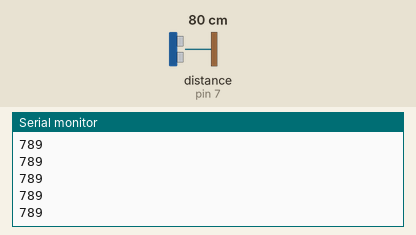
The sketch below on a simulated Arduino Uno, built with avr-gcc and run on an emulated ATmega328P. On the bench: the last lines printed to the serial monitor. Wiring (inferred from the names in the program): ultrasonic range finder: trigger pin 6; echo pin 7. The inputs (shaded band) are chosen by the test bench; at power-on: distance to the obstacle (sensor on pin 7) 80 cm. The echo pulse lasts 58.3 µs per cm.

Above: at 1.2 s.
1.3 s: distance to the obstacle (sensor on pin 7) set to 2 cm
At 1.38 s:
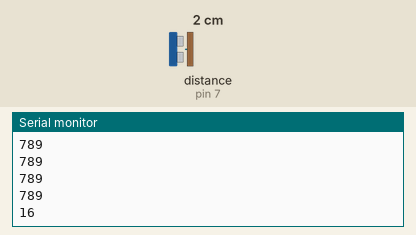
2.8 s: distance to the obstacle (sensor on pin 7) set to 4 cm
At 2.89 s:
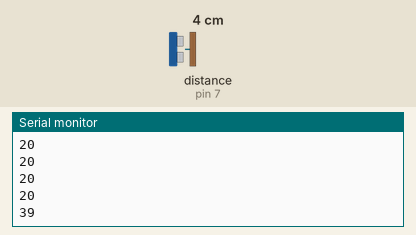
Timing chart, 0 to 5.8 s (numbered marks = the images above; inputs shaded):
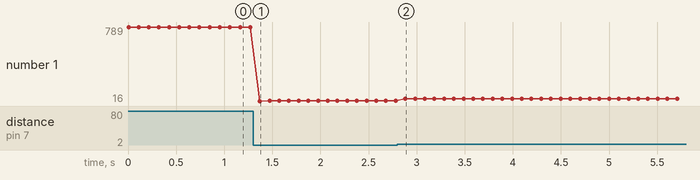

Measured:
- after the input at 1.3 s, the serial monitor: prints a new line after 0.07 s (image 1)
- after the input at 2.8 s, the serial monitor: prints a new line after 0.08 s (image 2)
- plotted number 1: 789 → 20 after the input at 1.3 s, 20 → 39 after the input at 2.8 s

The sketch:

sr04.ino
```cpp
int trigPin = 6;
int echoPin = 7;

void setup(){
  Serial.begin(9600);       // 시리얼 속도 설정
  pinMode(echoPin, INPUT);   // echoPin 입력
  pinMode(trigPin, OUTPUT);  // trigPin 출력
}

void checkfloat(){
  long duration, distance;
  digitalWrite(trigPin, HIGH);  // trigPin에서 초음파 발생(echoPin도 HIGH)
  delayMicroseconds(10);
  digitalWrite(trigPin, LOW);
  duration = pulseIn(echoPin, HIGH);    // echoPin 이 HIGH를 유지한 시간을 저장 한다.
  distance = ((float)(340 * duration) / 1000) / 2;


  Serial.println(distance);

  delay(100);

}
// void loop(){
//   if (Serial.available() > 0) {
//     String command = Serial.readString(); // 데이터를 읽음
//     checkfloat();
//   }
// }

void loop(){
  checkfloat();
}
```
